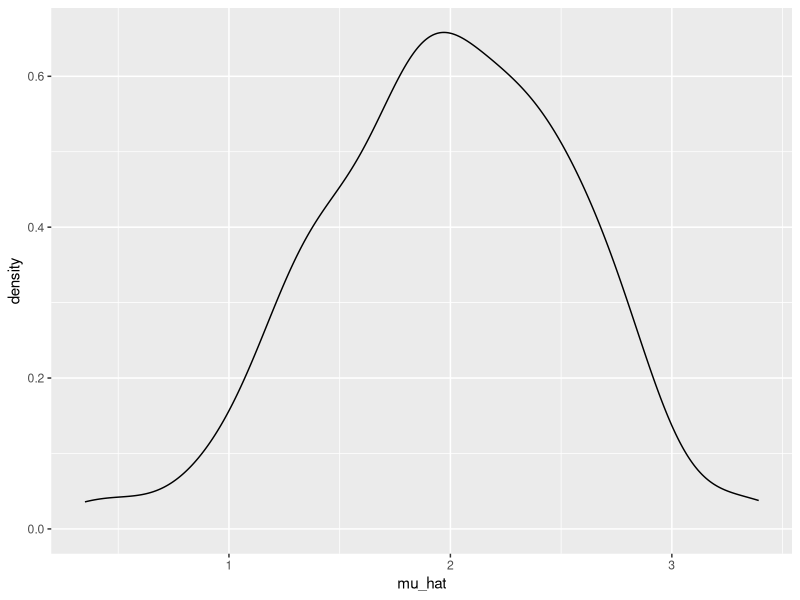
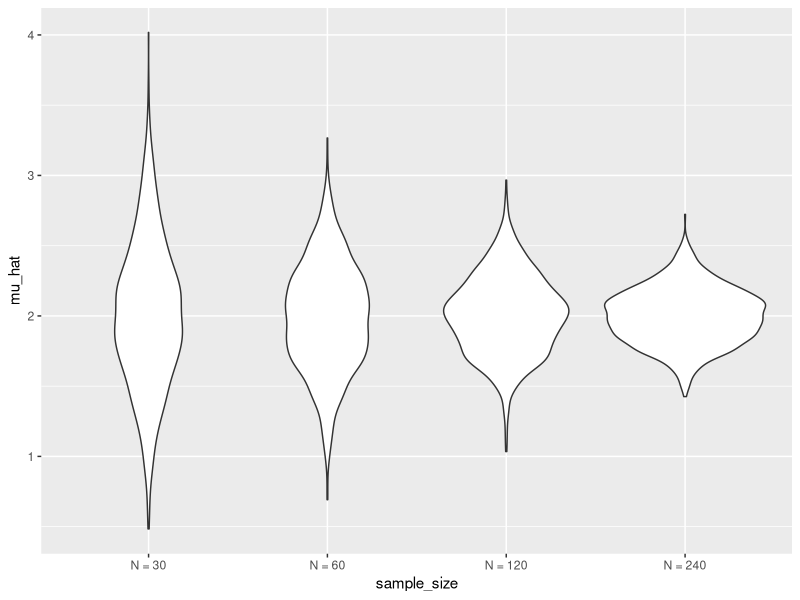
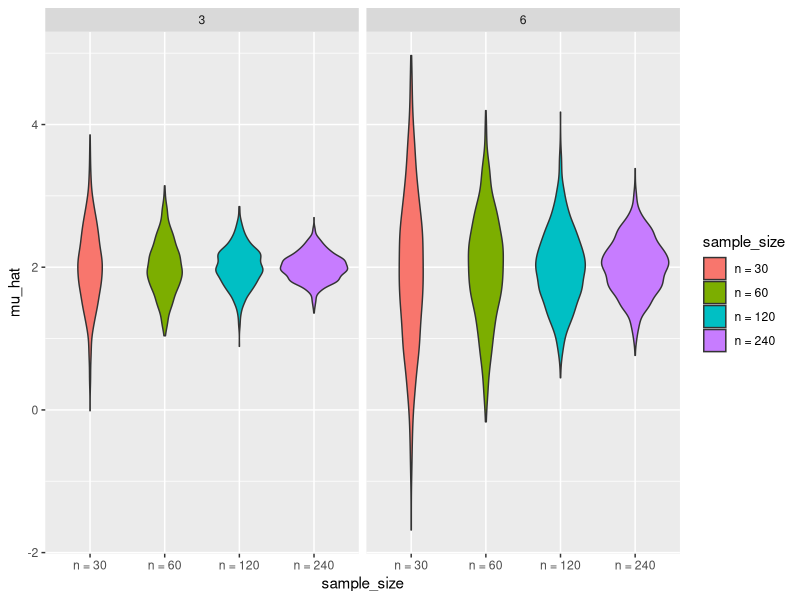

These charts were generated, in order, by the following R code:
## ---- chunk 1
library(tidyverse)

set.seed(1)
## ---- chunk 2
sim_mean_sd = function(n, mu = 2, sigma = 3) {
  
  sim_data = tibble(
    x = rnorm(n, mean = mu, sd = sigma),
  )
  
  sim_data %>% 
    summarize(
      mu_hat = mean(x),
      sigma_hat = sd(x)
    )
}
## ---- chunk 3
output = vector("list", 100)

for (i in 1:100) {
  output[[i]] = sim_mean_sd(30)
}

sim_results = bind_rows(output)
## ---- chunk 4
sim_results_df = 
  expand_grid(
    sample_size = 30,
    iter = 1:100
  ) %>% 
  mutate(
    estimate_df = map(sample_size, sim_mean_sd)
  ) %>% 
  unnest(estimate_df)
## ---- chunk 5
sim_results_df %>% 
  ggplot(aes(x = mu_hat)) + 
  geom_density()
## ---- chunk 6
sim_results_df = 
  expand_grid(
    sample_size = c(30, 60, 120, 240),
    iter = 1:1000
  ) %>% 
  mutate(
    estimate_df = map(sample_size, sim_mean_sd)
  ) %>% 
  unnest(estimate_df)
## ---- chunk 7
sim_results_df %>% 
  mutate(
    sample_size = str_c("N = ", sample_size),
    sample_size = fct_inorder(sample_size)
  ) %>% 
  ggplot(aes(x = sample_size, y = mu_hat)) + 
  geom_violin()
## ---- chunk 8
sim_results_df = 
  expand_grid(
    sample_size = c(30, 60, 120, 240),
    true_sd = c(6, 3),
    iter = 1:1000
  ) %>% 
  mutate(
    estimate_df = 
      map2(.x = sample_size, .y = true_sd, ~sim_mean_sd(n = .x, sigma = .y))
  ) %>% 
  unnest(estimate_df)

## ---- chunk 9
sim_results_df %>% 
  mutate(
    sample_size = str_c("n = ", sample_size),
    sample_size = fct_inorder(sample_size)) %>% 
  ggplot(aes(x = sample_size, y = mu_hat, fill = sample_size)) + 
  geom_violin() + 
  facet_grid(. ~ true_sd)
## ---- chunk 10

